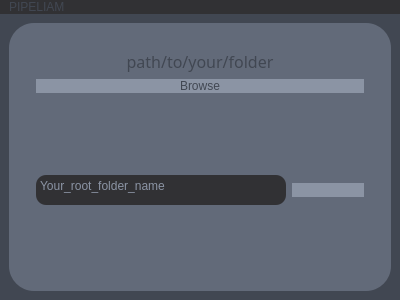
<?xml version="1.0" encoding="UTF-8"?>
<ui version="4.0">
 <class>dialogBrowserFileGUI</class>
 <widget class="QDialog" name="dialogBrowserFileGUI">
  <property name="geometry">
   <rect>
    <x>0</x>
    <y>0</y>
    <width>400</width>
    <height>300</height>
   </rect>
  </property>
  <property name="windowTitle">
   <string>Dialog</string>
  </property>
  <property name="styleSheet">
   <string notr="true">QPushButton{
	font: 500 12pt &quot;Quicksand&quot;;
	color:#414752;
}

QLabel{
	font: 500 12pt &quot;Quicksand&quot;;
	color:#414752;
}

QPlainTextEdit{
	font: 500 12pt &quot;Quicksand&quot;;
	color:#414752;
}</string>
  </property>
  <layout class="QVBoxLayout" name="verticalLayout">
   <property name="spacing">
    <number>0</number>
   </property>
   <property name="leftMargin">
    <number>0</number>
   </property>
   <property name="topMargin">
    <number>0</number>
   </property>
   <property name="rightMargin">
    <number>0</number>
   </property>
   <property name="bottomMargin">
    <number>0</number>
   </property>
   <item>
    <widget class="QFrame" name="frame_dialog">
     <property name="styleSheet">
      <string notr="true">background-color: #414752;</string>
     </property>
     <property name="frameShape">
      <enum>QFrame::NoFrame</enum>
     </property>
     <property name="frameShadow">
      <enum>QFrame::Raised</enum>
     </property>
     <layout class="QVBoxLayout" name="verticalLayout_2">
      <property name="spacing">
       <number>0</number>
      </property>
      <property name="leftMargin">
       <number>0</number>
      </property>
      <property name="topMargin">
       <number>0</number>
      </property>
      <property name="rightMargin">
       <number>0</number>
      </property>
      <property name="bottomMargin">
       <number>0</number>
      </property>
      <item>
       <widget class="QFrame" name="fram_lab">
        <property name="maximumSize">
         <size>
          <width>16777215</width>
          <height>30</height>
         </size>
        </property>
        <property name="styleSheet">
         <string notr="true">background-color: #313134;</string>
        </property>
        <property name="frameShape">
         <enum>QFrame::NoFrame</enum>
        </property>
        <property name="frameShadow">
         <enum>QFrame::Raised</enum>
        </property>
        <layout class="QVBoxLayout" name="verticalLayout_4">
         <property name="spacing">
          <number>0</number>
         </property>
         <property name="leftMargin">
          <number>9</number>
         </property>
         <property name="topMargin">
          <number>0</number>
         </property>
         <property name="rightMargin">
          <number>0</number>
         </property>
         <property name="bottomMargin">
          <number>0</number>
         </property>
         <item>
          <widget class="QLabel" name="lab_pipeliam">
           <property name="styleSheet">
            <string notr="true">font: 63 20pt &quot;Quicksand SemiBold&quot;;
color : #414752</string>
           </property>
           <property name="frameShadow">
            <enum>QFrame::Raised</enum>
           </property>
           <property name="text">
            <string>PIPELIAM</string>
           </property>
           <property name="textFormat">
            <enum>Qt::AutoText</enum>
           </property>
           <property name="alignment">
            <set>Qt::AlignLeading|Qt::AlignLeft|Qt::AlignVCenter</set>
           </property>
           <property name="margin">
            <number>0</number>
           </property>
          </widget>
         </item>
        </layout>
       </widget>
      </item>
      <item>
       <widget class="QFrame" name="frame_active">
        <property name="frameShape">
         <enum>QFrame::NoFrame</enum>
        </property>
        <property name="frameShadow">
         <enum>QFrame::Raised</enum>
        </property>
        <layout class="QVBoxLayout" name="verticalLayout_3">
         <item>
          <widget class="QFrame" name="frame_newProject_name">
           <property name="font">
            <font>
             <family>Quicksand</family>
             <pointsize>12</pointsize>
            </font>
           </property>
           <property name="styleSheet">
            <string notr="true">QFrame{background-color:#626A79;border-radius:25px}</string>
           </property>
           <property name="frameShape">
            <enum>QFrame::NoFrame</enum>
           </property>
           <property name="frameShadow">
            <enum>QFrame::Raised</enum>
           </property>
           <layout class="QVBoxLayout" name="verticalLayout_5">
            <item>
             <widget class="QStackedWidget" name="stackedWidget">
              <property name="styleSheet">
               <string notr="true">background-color:transparent;</string>
              </property>
              <widget class="QWidget" name="page_create_folder">
               <property name="font">
                <font>
                 <family>Quicksand</family>
                 <pointsize>12</pointsize>
                </font>
               </property>
               <layout class="QVBoxLayout" name="verticalLayout_6">
                <item>
                 <widget class="QFrame" name="frame_browse">
                  <property name="frameShape">
                   <enum>QFrame::StyledPanel</enum>
                  </property>
                  <property name="frameShadow">
                   <enum>QFrame::Raised</enum>
                  </property>
                  <layout class="QVBoxLayout" name="verticalLayout_7">
                   <item>
                    <widget class="QLabel" name="lab_path_to_folder">
                     <property name="text">
                      <string>path/to/your/folder</string>
                     </property>
                     <property name="alignment">
                      <set>Qt::AlignCenter</set>
                     </property>
                    </widget>
                   </item>
                   <item>
                    <widget class="QPushButton" name="btn_browse_folder">
                     <property name="styleSheet">
                      <string notr="true">QPushButton{
	font: 500 12pt &quot;Quicksand&quot;;
	color:#414752;
	background-color : #8B94A4;
	border-radius:10px;
}

QPushButton:hover{
	background-color:#FFF
}

QPushButton:pressed{
	background-color:#000000;
	color:#FFF;
	icon:url(:/icons/icons/folder_h.png);
}</string>
                     </property>
                     <property name="text">
                      <string>Browse</string>
                     </property>
                     <property name="icon">
                      <iconset resource="../ressource.qrc">
                       <normaloff>:/icons/icons/folder.png</normaloff>:/icons/icons/folder.png</iconset>
                     </property>
                     <property name="iconSize">
                      <size>
                       <width>20</width>
                       <height>20</height>
                      </size>
                     </property>
                    </widget>
                   </item>
                  </layout>
                 </widget>
                </item>
                <item>
                 <widget class="QFrame" name="frame_name">
                  <property name="font">
                   <font>
                    <family>Quicksand</family>
                    <pointsize>12</pointsize>
                   </font>
                  </property>
                  <property name="frameShape">
                   <enum>QFrame::StyledPanel</enum>
                  </property>
                  <property name="frameShadow">
                   <enum>QFrame::Raised</enum>
                  </property>
                  <layout class="QHBoxLayout" name="horizontalLayout">
                   <item>
                    <widget class="QPlainTextEdit" name="pte_name">
                     <property name="maximumSize">
                      <size>
                       <width>250</width>
                       <height>30</height>
                      </size>
                     </property>
                     <property name="styleSheet">
                      <string notr="true">background-color:#313134;
border-radius:10px;
color:#8B94A4;
</string>
                     </property>
                     <property name="frameShape">
                      <enum>QFrame::NoFrame</enum>
                     </property>
                     <property name="readOnly">
                      <bool>false</bool>
                     </property>
                     <property name="plainText">
                      <string>Your_root_folder_name</string>
                     </property>
                     <property name="centerOnScroll">
                      <bool>false</bool>
                     </property>
                    </widget>
                   </item>
                   <item>
                    <widget class="QPushButton" name="btn_create">
                     <property name="styleSheet">
                      <string notr="true">QPushButton{
	font: 500 12pt &quot;Quicksand&quot;;
	color:#414752;
	background-color : #8B94A4;
	border-radius:10px;
}

QPushButton:hover{
	background-color:#FFF
}

QPushButton:pressed{
	background-color:#000000;
	color:#FFF;
	icon:url(:/icons/icons/correct_h.png);
}</string>
                     </property>
                     <property name="text">
                      <string/>
                     </property>
                     <property name="icon">
                      <iconset resource="../ressource.qrc">
                       <normaloff>:/icons/icons/correct.png</normaloff>:/icons/icons/correct.png</iconset>
                     </property>
                     <property name="iconSize">
                      <size>
                       <width>20</width>
                       <height>20</height>
                      </size>
                     </property>
                    </widget>
                   </item>
                  </layout>
                 </widget>
                </item>
               </layout>
              </widget>
              <widget class="QWidget" name="page_open_folder"/>
             </widget>
            </item>
           </layout>
          </widget>
         </item>
        </layout>
       </widget>
      </item>
     </layout>
    </widget>
   </item>
  </layout>
 </widget>
 <resources>
  <include location="../ressource.qrc"/>
 </resources>
 <connections/>
</ui>
